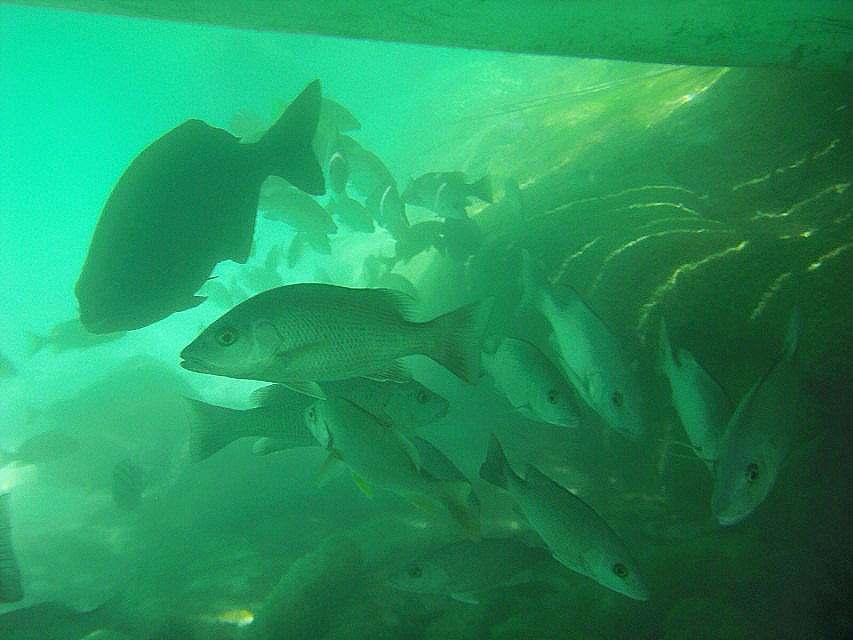
#> input picture enhanced/restored_test_002.png, 853 x 640 px, given as the content of the folder D:/2024 APMCM Problem A/Attachment 2, which was not available
$ python test.py   (older library calls are emulated)
#> lines starting #> are read from the running program, lines starting #| are printed output that depends on the picture; pictures that were not available may be replaced by others from this repository, and a replacement may not be noted
import os
import numpy as np
import matplotlib.pyplot as plt
import cv2
from scipy.ndimage import convolve
from sklearn.preprocessing import MinMaxScaler
import math
import pandas as pd
from skimage.color import rgb2lab

# 全局定义深度变量，方便统一调整
GLOBAL_DEPTH = [1.0, 5.0, 10.0]  # 可以定义多个深度值，便于计算和对比

# 创建增强后的图像保存文件夹
os.makedirs('enhanced', exist_ok=True)

# 颜色偏差复原方案
# [13 lines left out: functions restore_color_cast, restore_low_light, not called in this run]

# [42 lines of commented-out code are left out]
def restore_blur(image):
    # 使用拉普拉斯算子进行锐化处理
    kernel = np.array([[0, -1, 0],
                       [-1, 5, -1],
                       [0, -1, 0]])
    restored_image = cv2.filter2D(image, -1, kernel)
    return restored_image


# 偏色检测函数，使用 CIE Lab 色彩空间计算偏色因子 K
def detect_color_cast(image):
    # 将图像转换为 numpy 数组
    image_np = np.array(image)

    # 转换为 Lab 色彩空间
    lab_image = rgb2lab(image_np / 255.0)  # RGB to Lab, scale to [0, 1]

    # 获取 Lab 图像的 A 和 B 分量
    A = lab_image[:, :, 1]
    B = lab_image[:, :, 2]

    # 计算平均值
    avg_A = np.mean(A)
    avg_B = np.mean(B)

    # 计算 A 和 B 的绝对偏离值（代替方差方法）
    dev_A = np.mean(np.abs(A - avg_A))
    dev_B = np.mean(np.abs(B - avg_B))

    # 计算偏色因子
    color_cast_factor = np.sqrt(avg_A**2 + avg_B**2) / np.sqrt(dev_A**2 + dev_B**2)
    return color_cast_factor

# 简单分类函数并归一化处理
def classify_image(image, scaler):
    # 计算灰度直方图并判断亮度是否不足
    gray_image = cv2.cvtColor(image, cv2.COLOR_RGB2GRAY)
    hist, bins = np.histogram(gray_image.ravel(), bins=256, range=(0, 256))
    low_brightness_pixels = np.sum(hist[:50])  # 灰度值小于 50 的像素数量
    total_pixels = gray_image.size
    low_brightness_ratio = low_brightness_pixels / total_pixels

    # 计算图像的拉普拉斯方差（清晰度）
    laplacian_var = cv2.Laplacian(image, cv2.CV_64F).var()

    # 计算偏色因子 K
    color_cast_factor = detect_color_cast(image)

    # 将特征归一化
    features = np.array([low_brightness_ratio, laplacian_var, color_cast_factor]).reshape(1, -1)
    normalized_features = scaler.transform(features)[0]
    normalized_brightness_ratio, normalized_laplacian, normalized_color_cast = normalized_features

    # 识别最严重的问题类别
    severity_scores = {
        'low_light': normalized_brightness_ratio,
        'blur': 1 - normalized_laplacian,  # 值越高表示模糊越严重
        'color_cast': normalized_color_cast
    }
    most_severe_category = max(severity_scores, key=severity_scores.get)
    return most_severe_category

# 计算 PSNR
def calculate_psnr(original, restored):
    mse = np.mean((original - restored) ** 2)
    if mse == 0:
        return float('inf')
    max_pixel = 255.0
    psnr = 20 * math.log10(max_pixel / math.sqrt(mse))
    return psnr

# 计算 UCIQE（用于水下图像质量评估的指标）
def calculate_uciqe(image):
    lab_image = cv2.cvtColor(image, cv2.COLOR_RGB2LAB)
    L = lab_image[:, :, 0].flatten() / 255.0
    A = lab_image[:, :, 1].flatten()
    B = lab_image[:, :, 2].flatten()
    C_ab = np.sqrt(A ** 2 + B ** 2)
    uciqe = 0.4680 * np.std(L) + 0.2745 * np.mean(C_ab) + 0.2576 * (np.percentile(L, 99) - np.percentile(L, 1))
    return uciqe

# 计算 UIQM（水下图像质量指标）
def calculate_uiqm(image):
    b, g, r = cv2.split(image)
    r_mean, g_mean, b_mean = np.mean(r), np.mean(g), np.mean(b)
    r_contrast, g_contrast, b_contrast = np.std(r), np.std(g), np.std(b)
    r_saturation, g_saturation, b_saturation = np.mean(r / (g + 1e-10)), np.mean(g / (b + 1e-10)), np.mean(b / (r + 1e-10))
    uiqm = 0.0282 * (r_mean + g_mean + b_mean) + 0.2953 * (r_contrast + g_contrast + b_contrast) + 0.3654 * (r_saturation + g_saturation + b_saturation)
    return uiqm

# 初始化归一化器
scaler = MinMaxScaler()

# 收集所有图像的特征以进行归一化训练
feature_list = []
input_folder = 'D:\\2024 APMCM Problem A\\Attachment 2'  # 替换为你的图像文件夹路径
for filename in os.listdir(input_folder):
    if filename.endswith(('.png', '.jpg', '.jpeg')):
        image_path = os.path.join(input_folder, filename)
        image = cv2.imread(image_path)
#> image is the input picture: shape (640, 853, 3); mean B, G, R 92.5, 146.7, 35.6
        image = cv2.cvtColor(image, cv2.COLOR_BGR2RGB)
        gray_image = cv2.cvtColor(image, cv2.COLOR_RGB2GRAY)
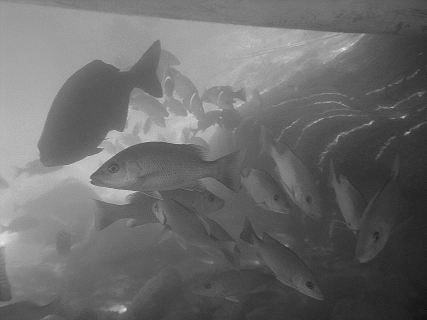
#> gray_image: shape (640, 853) (shown at 1/2 size); min 8, max 244, mean 107.3
        hist, bins = np.histogram(gray_image.ravel(), bins=256, range=(0, 256))
#> hist = 256 values, max 7419 at index 91, min 0 at index 0, mean 2132.5; bins = 257 values from 0 to 256
        low_brightness_pixels = np.sum(hist[:50])  # 灰度值小于 50 的像素数量
#> low_brightness_pixels = 35705
        total_pixels = gray_image.size
        low_brightness_ratio = low_brightness_pixels / total_pixels
#> low_brightness_ratio = 0.0654
        laplacian_var = cv2.Laplacian(image, cv2.CV_64F).var()
#> laplacian_var = 318.5
        color_cast_factor = detect_color_cast(image)
#> in detect_color_cast, `A = lab_image[:, :, 1]`:
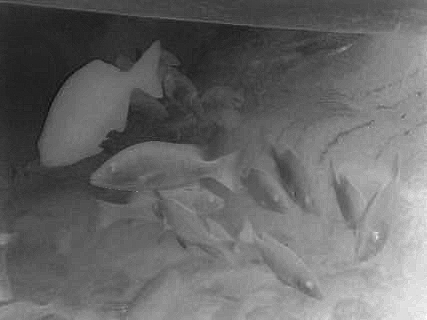
#> A: shape (640, 853) float64 (shown at 1/2 size); min -70.25, max -2.54, mean -42.53; drawn with min black and max white
#> in detect_color_cast, `B = lab_image[:, :, 2]`:
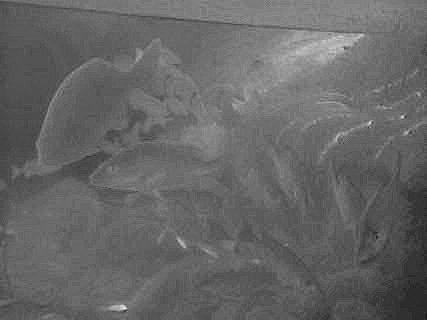
#> B: shape (640, 853) float64 (shown at 1/2 size); min -9.68, max 64.99, mean 20.2; drawn with min black and max white
#> in detect_color_cast, `avg_A = np.mean(A)`: avg_A = -42.53
#> in detect_color_cast, `avg_B = np.mean(B)`: avg_B = 20.24
#> in detect_color_cast, `dev_A = np.mean(np.abs(A - avg_A))`: dev_A = 9.29
#> in detect_color_cast, `dev_B = np.mean(np.abs(B - avg_B))`: dev_B = 4.32
#> in detect_color_cast, `color_cast_factor = np.sqrt(avg_A**2 + avg_B**2) / np.sqrt(dev_A**2 + ..`: color_cast_factor = 4.6
#> color_cast_factor = 4.6
        feature_list.append([low_brightness_ratio, laplacian_var, color_cast_factor])

# 对特征进行归一化训练
scaler.fit(feature_list)

# 批量处理文件夹中的图像
output_folder = 'D:\\2024 APMCM Problem A\\enhanced'
os.makedirs(output_folder, exist_ok=True)

# 创建用于保存指标的列表
results = []

# 遍历文件夹中的所有图像文件
for filename in os.listdir(input_folder):
    if filename.endswith(('.png', '.jpg', '.jpeg')):
        image_path = os.path.join(input_folder, filename)
        input_image = cv2.imread(image_path)
        input_image = cv2.cvtColor(input_image, cv2.COLOR_BGR2RGB)

        # 分类图像类型
        image_category = classify_image(input_image, scaler)
#> in classify_image, `hist, bins = np.histogram(gray_image.ravel(), bins=256, range=(0, 256))`: bins = 257 values from 0 to 256
#> in classify_image, `low_brightness_pixels = np.sum(hist[:50])`: low_brightness_pixels = 35705
#> in classify_image, `low_brightness_ratio = low_brightness_pixels / total_pixels`: low_brightness_ratio = 0.0654
#> in classify_image, `laplacian_var = cv2.Laplacian(image, cv2.CV_64F).var()`: laplacian_var = 318.5
#> in classify_image, `color_cast_factor = detect_color_cast(image)`: color_cast_factor = 4.6
#> in classify_image, `features = np.array([low_brightness_ratio, laplacian_var, color_cast_f..`: features = [[0.0654, 318.5, 4.6]]
#> in classify_image, `normalized_features = scaler.transform(features)[0]`: normalized_features = [0, 0, 0]
#> in classify_image, `normalized_brightness_ratio, normalized_laplacian, normalized_color_ca..`: normalized_brightness_ratio = 0
#> in classify_image, `severity_scores = { 'low_light': normalized_brightness_ratio, 'blur': ..`: severity_scores = {'low_light': 0, 'blur': 1, 'color_cast': 0}
#> in classify_image, `most_severe_category = max(severity_scores, key=severity_scores.get)`: most_severe_category = 'blur'
#> image_category = 'blur'

        # 根据分类结果应用相应的复原方法
        if image_category == 'low_light':
            restored_image = restore_low_light(input_image)
        elif image_category == 'blur':
            restored_image = restore_blur(input_image)
        elif image_category == 'color_cast':
            restored_image = restore_color_cast(input_image)
        else:
            restored_image = input_image

        # 保存复原后的图像
        restored_image_path = os.path.join(output_folder, f'restored_{filename}')
        cv2.imwrite(restored_image_path, cv2.cvtColor(restored_image, cv2.COLOR_RGB2BGR))

        # 计算 PSNR, UCIQE, UIQM
        psnr = calculate_psnr(input_image, restored_image)
#> in calculate_psnr, `mse = np.mean((original - restored) ** 2)`: mse = 76.01
#> in calculate_psnr, `psnr = 20 * math.log10(max_pixel / math.sqrt(mse))`: psnr = 29.32
#> psnr = 29.32
        uciqe = calculate_uciqe(restored_image)
#> in calculate_uciqe, `uciqe = 0.4680 * np.std(L) + 0.2745 * np.mean(C_ab) + 0.2576 * (np.per..`: uciqe = 3.19
#> uciqe = 3.19
        uiqm = calculate_uiqm(restored_image)
#> in calculate_uiqm, `b, g, r = cv2.split(image)`:
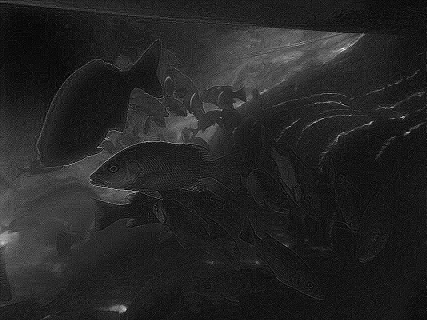
#> b: shape (640, 853) (shown at 1/2 size); min 0, max 255, mean 36.7
#> in calculate_uiqm, `b, g, r = cv2.split(image)`:
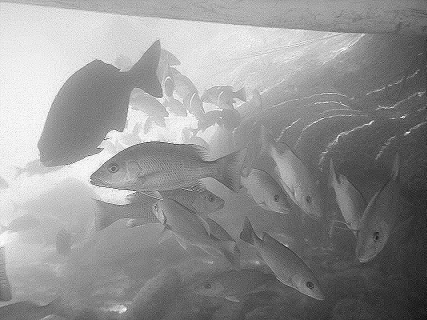
#> g: shape (640, 853) (shown at 1/2 size); min 0, max 255, mean 146.4
#> in calculate_uiqm, `b, g, r = cv2.split(image)`:
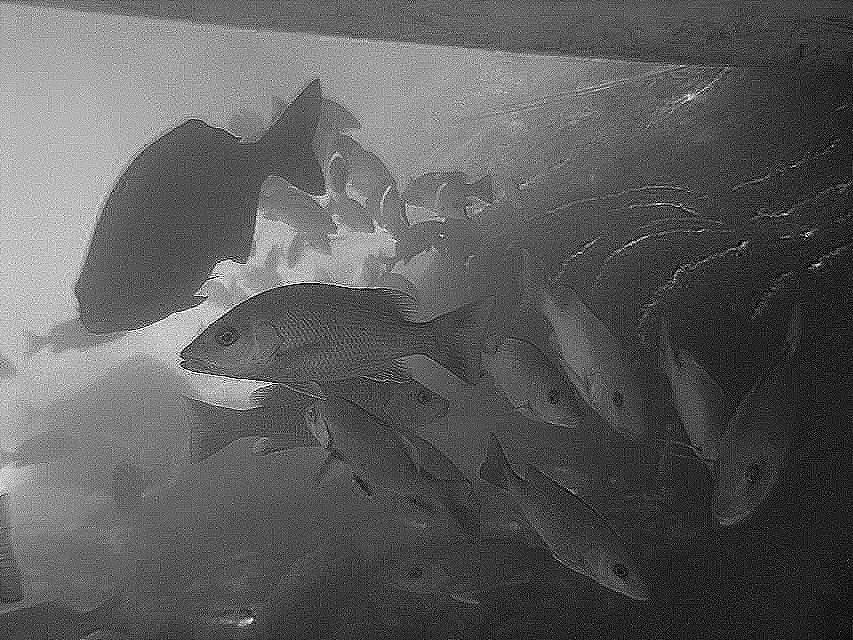
#> r: shape (640, 853); min 0, max 255, mean 92.6
#> in calculate_uiqm, `r_mean, g_mean, b_mean = np.mean(r), np.mean(g), np.mean(b)`: r_mean = 92.61; g_mean = 146.4; b_mean = 36.68
#> in calculate_uiqm, `r_contrast, g_contrast, b_contrast = np.std(r), np.std(g), np.std(b)`: r_contrast = 49.05; g_contrast = 57.69; b_contrast = 28.41
#> in calculate_uiqm, `r_saturation, g_saturation, b_saturation = np.mean(r / (g + 1e-10)), n..`: r_saturation = 9085580.9; g_saturation = 8.9e+10; b_saturation = 295720985.2
#> in calculate_uiqm, `uiqm = 0.0282 * (r_mean + g_mean + b_mean) + 0.2953 * (r_contrast + g_..`: uiqm = 3.26e+10
#> uiqm = 3.26e+10

        # 保存指标结果
        results.append([filename, image_category, psnr, uciqe, uiqm])

# 创建 DataFrame 并保存为 Excel 文件
df = pd.DataFrame(results, columns=['Image Filename', 'Category', 'PSNR', 'UCIQE', 'UIQM'])
#> df = table of 1 rows and 5 columns
output_excel_path = 'D:\\2024 APMCM Problem A\\enhanced/image_quality_metrics.xlsx'
df.to_excel(output_excel_path, index=False)
print(f'指标结果已保存到 {output_excel_path}')

# 显示最后处理的图像作为示例
plt.figure(figsize=(10, 5))
plt.subplot(1, 2, 1)
plt.title("Input Image")
plt.imshow(input_image)
plt.subplot(1, 2, 2)
plt.title("Restored Image")
plt.imshow(restored_image)
plt.show()

$ run again, on enhanced/restored_test_006.png
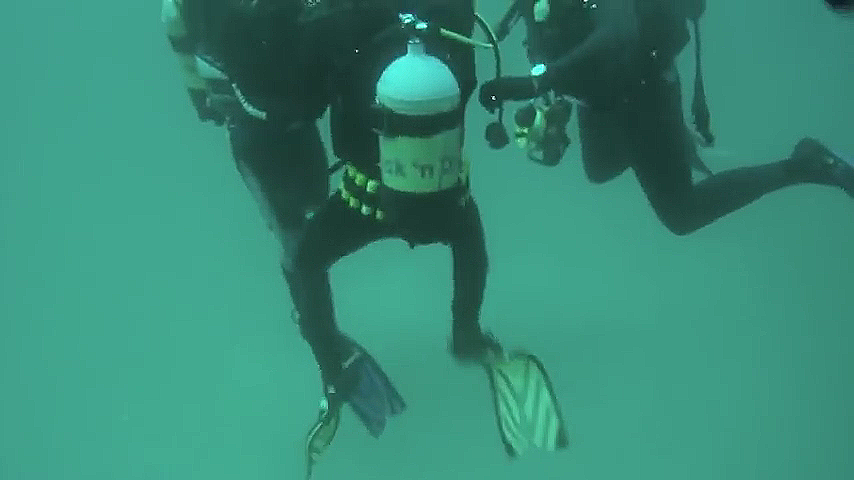
#> input picture enhanced/restored_test_006.png, 854 x 480 px, given as the content of the folder D:/2024 APMCM Problem A/Attachment 2, which was not available
#> image is the input picture: shape (480, 854, 3); mean B, G, R 117.8, 136.9, 55.7
#> `hist, bins = np.histogram(gray_image.ravel(), bins=256, range=(0, 256))`: hist = 256 values, max 30859 at index 130, min 0 at index 1, mean 1601.2; bins = 257 values from 0 to 256
#> `low_brightness_pixels = np.sum(hist[:50])`: low_brightness_pixels = 14530
#> `low_brightness_ratio = low_brightness_pixels / total_pixels`: low_brightness_ratio = 0.0354
#> `laplacian_var = cv2.Laplacian(image, cv2.CV_64F).var()`: laplacian_var = 214
#> in detect_color_cast, `B = lab_image[:, :, 2]`:
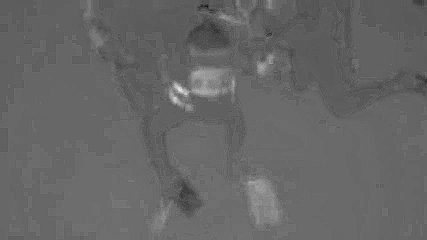
#> B: shape (480, 854) float64 (shown at 1/2 size); min -22.84, max 41.05, mean 2.9; drawn with min black and max white
#> avg_A = -29.22
#> avg_B = 2.85
#> dev_A = 6.52
#> dev_B = 1.83
#> in detect_color_cast, `color_cast_factor = np.sqrt(avg_A**2 + avg_B**2) / np.sqrt(dev_A**2 + ..`: color_cast_factor = 4.33
#> in classify_image, `hist, bins = np.histogram(gray_image.ravel(), bins=256, range=(0, 256))`: bins = 257 values from 0 to 256
#> in classify_image, `low_brightness_pixels = np.sum(hist[:50])`: low_brightness_pixels = 14530
#> in classify_image, `low_brightness_ratio = low_brightness_pixels / total_pixels`: low_brightness_ratio = 0.0354
#> in classify_image, `laplacian_var = cv2.Laplacian(image, cv2.CV_64F).var()`: laplacian_var = 214
#> in classify_image, `color_cast_factor = detect_color_cast(image)`: color_cast_factor = 4.33
#> features = [[0.0354, 214, 4.33]]
#> normalized_features = [0, 0, 0]
#> normalized_brightness_ratio = 0
#> severity_scores = {'low_light': 0, 'blur': 1, 'color_cast': 0}
#> most_severe_category = 'blur'
#> mse = 33.78
#> in calculate_psnr, `psnr = 20 * math.log10(max_pixel / math.sqrt(mse))`: psnr = 32.84
#> in calculate_uciqe, `uciqe = 0.4680 * np.std(L) + 0.2745 * np.mean(C_ab) + 0.2576 * (np.per..`: uciqe = 3.13
#> in calculate_uiqm, `b, g, r = cv2.split(image)`:
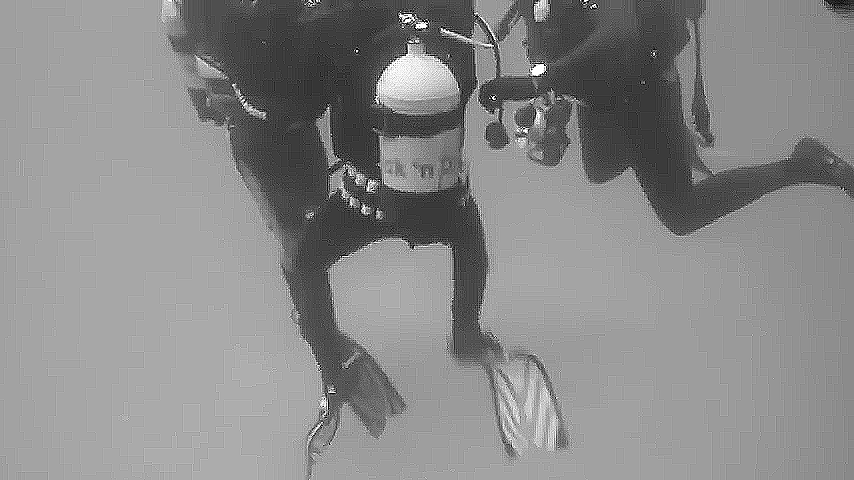
#> g: shape (480, 854); min 0, max 255, mean 136.9
#> r_mean = 117.8; g_mean = 136.9; b_mean = 56.26
#> r_contrast = 36.11; g_contrast = 41.52; b_contrast = 22.34
#> r_saturation = 94994146.1; g_saturation = 1.98e+10; b_saturation = 105313232.3
#> in calculate_uiqm, `uiqm = 0.0282 * (r_mean + g_mean + b_mean) + 0.2953 * (r_contrast + g_..`: uiqm = 7.3e+09
#> df = table of 1 rows and 5 columns

$ run again, on enhanced/restored_test_007.png
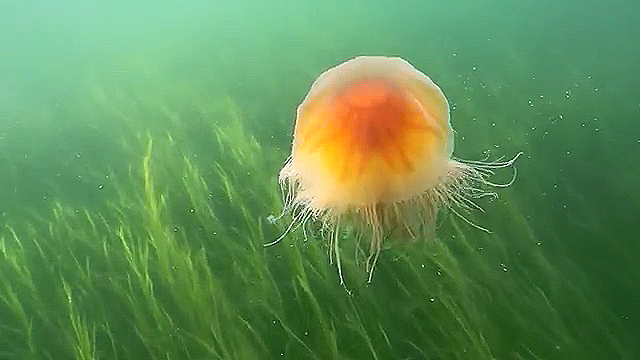
#> input picture enhanced/restored_test_007.png, 640 x 360 px, given as the content of the folder D:/2024 APMCM Problem A/Attachment 2, which was not available
#> image is the input picture: shape (360, 640, 3); mean B, G, R 85.9, 141.2, 96.7
#> `hist, bins = np.histogram(gray_image.ravel(), bins=256, range=(0, 256))`: hist = 256 values, max 2385 at index 121, min 0 at index 3, mean 900; bins = 257 values from 0 to 256
#> `low_brightness_pixels = np.sum(hist[:50])`: low_brightness_pixels = 834
#> `low_brightness_ratio = low_brightness_pixels / total_pixels`: low_brightness_ratio = 0.00362
#> `laplacian_var = cv2.Laplacian(image, cv2.CV_64F).var()`: laplacian_var = 1620.5
#> in detect_color_cast, `B = lab_image[:, :, 2]`:
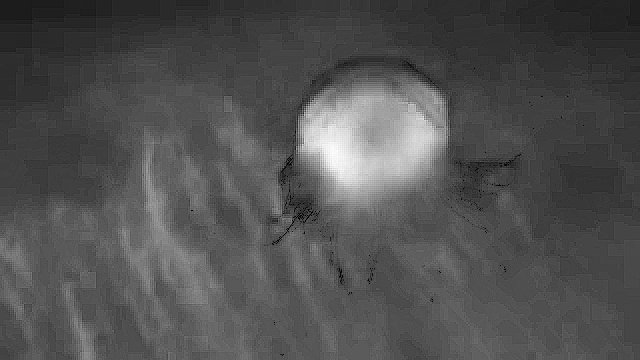
#> B: shape (360, 640) float64; min -1.64, max 82.41, mean 25.2; drawn with min black and max white
#> avg_A = -25.24
#> avg_B = 25.2
#> dev_A = 8.12
#> dev_B = 7.38
#> in detect_color_cast, `color_cast_factor = np.sqrt(avg_A**2 + avg_B**2) / np.sqrt(dev_A**2 + ..`: color_cast_factor = 3.25
#> in classify_image, `hist, bins = np.histogram(gray_image.ravel(), bins=256, range=(0, 256))`: bins = 257 values from 0 to 256
#> in classify_image, `low_brightness_pixels = np.sum(hist[:50])`: low_brightness_pixels = 834
#> in classify_image, `low_brightness_ratio = low_brightness_pixels / total_pixels`: low_brightness_ratio = 0.00362
#> in classify_image, `laplacian_var = cv2.Laplacian(image, cv2.CV_64F).var()`: laplacian_var = 1620.5
#> in classify_image, `color_cast_factor = detect_color_cast(image)`: color_cast_factor = 3.25
#> features = [[0.00362, 1620.5, 3.25]]
#> normalized_features = [0, 0, 0]
#> normalized_brightness_ratio = 0
#> severity_scores = {'low_light': 0, 'blur': 1, 'color_cast': 0}
#> most_severe_category = 'blur'
#> mse = 71.14
#> in calculate_psnr, `psnr = 20 * math.log10(max_pixel / math.sqrt(mse))`: psnr = 29.61
#> in calculate_uciqe, `uciqe = 0.4680 * np.std(L) + 0.2745 * np.mean(C_ab) + 0.2576 * (np.per..`: uciqe = 3.18
#> in calculate_uiqm, `b, g, r = cv2.split(image)`:
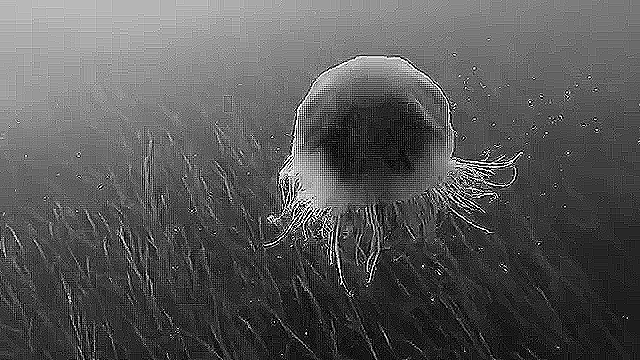
#> r: shape (360, 640); min 0, max 255, mean 86.8
#> r_mean = 86.8; g_mean = 140.7; b_mean = 96.73
#> r_contrast = 54.02; g_contrast = 50.64; b_contrast = 57.66
#> r_saturation = 10373264.5; g_saturation = 4.25e+09; b_saturation = 2.04e+10
#> in calculate_uiqm, `uiqm = 0.0282 * (r_mean + g_mean + b_mean) + 0.2953 * (r_contrast + g_..`: uiqm = 9.02e+09
#> df = table of 1 rows and 5 columns
